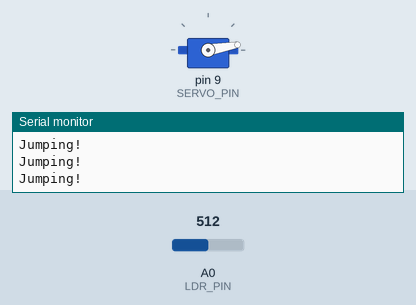
Recording of a sketch running on a simulated Arduino Uno, built with avr-gcc and run on an emulated ATmega328P. On the bench: servo, the last lines printed to the serial monitor. The inputs (shaded band) are chosen by the test bench; at power-on: A0 (LDR_PIN) = 512.

Above: at 1.2 s.
1.3 s: A0 (LDR_PIN) set to 400
At 3.9 s:
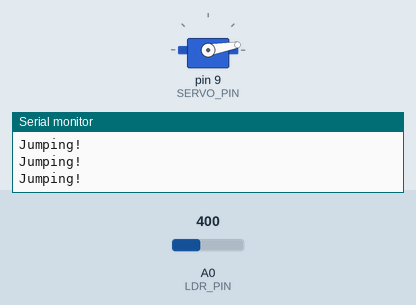
4.3 s: A0 (LDR_PIN) set to 447
5.8 s: A0 (LDR_PIN) set to 469
At 6.02 s:
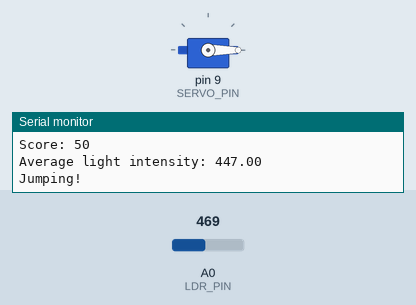
Timing chart, 0 to 14.8 s (numbered marks = the images above; inputs shaded):
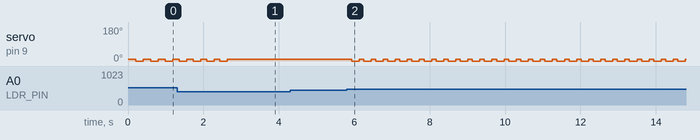

The sketch:

Dino_Game_basic.ino
```cpp
#include <Servo.h>

// --- Constants ---
const int SERVO_START_POS = 10;           // Servo resting position
const int SERVO_ACTUATE_POS = 0;          // Servo jump position
const int SERVO_PIN = 9;                  // Servo control pin
const float DINO_ACCELERATION = 0.001;    // pixels/ms^2 (found online)
const float DINO_INITIAL_SPEED = 6.0;     // pixels/ms (found online)
const int DINO_OBSTACLE_DISTANCE = 1200;  // pixels (estimated distance to obstacle, depends on LDR placement)
const int MIN_JUMP_DELAY_MS = 120;        // Minimum jump delay to avoid negative/too-short delays
const int TAP_HOLD_MS = 200;              // Time to hold servo in jump position

const int LDR_PIN = A0;                   // LDR analog pin
const float LDR_LIGHT_THRESHOLD = 410.0;  // Threshold for light scene
const float LDR_DARK_THRESHOLD = 460.0;   // Threshold for dark scene
const int LDR_AVG_SAMPLES = 50;           // Number of samples for averaging

const int SERIAL_BAUD = 9600;             // Serial baud rate
const unsigned long FIRST_CACTUS_JUMP = 1;// First jump to start timing
const int SCORE_UPDATE_STEP = 50;         // Print score every 50 points
const int SCENE_CHANGE_DELAY_MS = 500;    // Delay for scene change
const int SCORE_TIME_OFFSET = 35;         // Offset for score timing
const int SCORE_DIVISOR = 100;            // Divisor for score calculation

// --- Global Variables ---
Servo myservo;
float ldrValue;
int jumpCount = 0;
bool shouldJump = false;                   // Flag for jump action
bool isDay = true;                         // Flag for day/night scene
unsigned long firstCactusTime;             // Time when first cactus is detected
bool cactusDetected = false;               // Flag for first cactus detection
int score = 0;                             // Initial score
int lastPrintedScore = -SCORE_UPDATE_STEP; // For reduced serial output
bool sceneChanging = false;                // Prevent tap during scene change

// --- Setup ---
void setup() {
    Serial.begin(SERIAL_BAUD);
    myservo.attach(SERVO_PIN);
    myservo.write(SERVO_START_POS);
}

// --- Main Loop ---
/*
 * First update score (to ensure accurate scene changes),
 * then handle any scene changes based on the score, read the
 * LDR value, print status if needed, and finally check
 * and handle jump actions based on the LDR reading and scene.
*/
void loop() {
    updateScore();
    handleSceneChange();
    ldrValue = getAverageLDR(LDR_AVG_SAMPLES);
    printStatus();
    checkAndHandleJump();
}

// --- Update Score ---
/*
 * This function updates the player's score based on the time elapsed
 * since the first cactus detection, plus a small offset to account for
 * the delay between detection and arrival at the dinosaur. Note that
 * the first cactus always reaches the dinosaur after 4.2 seconds, so
 * the score at that point should be 42.
 */
void updateScore() {
    if (cactusDetected) {
        unsigned long elapsedTime = millis() - firstCactusTime + SCORE_TIME_OFFSET;
        score = elapsedTime / SCORE_DIVISOR;
    }
}

// --- Handle Scene Change ---
/*
 * This function manages the transition between day and night scenes
 * based on the player's score. The first scene change occurs at
 * 700 points, switching to night. Subsequent changes occur every
 * 500 points for day to night, and 200 points for night to day. A delay
 * is introduced to prevent rapid toggling, while a sceneChanging flag
 * is used to prevent actions during the transition.
 */
void handleSceneChange() {
    static int lastSceneChangeScore = 0;
    static bool firstSceneChangeDone = false;
    if (!firstSceneChangeDone && score >= 700) {
        sceneChanging = true;
        delay(SCENE_CHANGE_DELAY_MS);
        isDay = false;
        lastSceneChangeScore = score;
        sceneChanging = false;
        firstSceneChangeDone = true;
        Serial.println("Switched to night (first change)");
    } else if (firstSceneChangeDone) {
        if (!isDay && (score - lastSceneChangeScore) >= 200) {
            sceneChanging = true;
            delay(SCENE_CHANGE_DELAY_MS);
            isDay = true;
            lastSceneChangeScore = score;
            sceneChanging = false;
            Serial.println("Switched to day");
        } else if (isDay && (score - lastSceneChangeScore) >= 500) {
            sceneChanging = true;
            delay(SCENE_CHANGE_DELAY_MS);
            isDay = false;
            lastSceneChangeScore = score;
            sceneChanging = false;
            Serial.println("Switched to night");
        }
    }
}

// --- Get Average LDR Value ---
/*
 * This function calculates the average value of the LDR readings
 * over a specified number of samples using a moving average filter.
 * Note: this was an idea I came across online, but didn't get the chance
 * to fully implement or test in this project. Thought it was a neat idea.
 */
float getAverageLDR(int samples) {
    static int readings[LDR_AVG_SAMPLES]; // buffer for moving average, size can be adjusted
    static int index = 0;
    static int count = 0;
    int reading = analogRead(LDR_PIN);
    readings[index] = reading;
    index = (index + 1) % samples;
    if (count < samples) count++;
    long sum = 0;
    for (int i = 0; i < count; i++) {
        sum += readings[i];
    }
    return (float)sum / count;
}

// --- Print Status (Reduced Output) ---
/*
 * This function prints the current score and average LDR value
 * to the serial monitor only when the score has changed by a
 * significant step (SCORE_UPDATE_STEP) to reduce output volume.
 */
void printStatus() {
    if (score - lastPrintedScore >= SCORE_UPDATE_STEP) {
        Serial.print("Score: ");
        Serial.println(score);
        Serial.print("Average light intensity: ");
        Serial.println(ldrValue);
        lastPrintedScore = score;
    }
}

// --- Jump Logic ---
/*
 * This function checks if the dinosaur should jump based on the
 * current scene and LDR value. If a jump is needed and no scene
 * change is occurring, it calculates the appropriate delay based
 * on the dinosaur's speed and distance to the obstacle, then
 * performs the jump action.
 */
void checkAndHandleJump() {
    shouldJump = isDay ? (ldrValue >= LDR_DARK_THRESHOLD) : (ldrValue <= LDR_LIGHT_THRESHOLD);
    if (shouldJump && !sceneChanging) {
        Serial.println("Jumping!");
        int jumpDelay = calculateJumpDelay();
        delay(jumpDelay);
        tap();
        jumpCount++;
        recordFirstCactus();
    }
}

/*
 * This function calculates the delay before the dinosaur jumps
 * based on its current speed and the distance to the obstacle.
 */
int calculateJumpDelay() {
    unsigned long elapsedTime = millis() - firstCactusTime;
    if (elapsedTime < 0) elapsedTime = 0; // Prevent negative elapsed time
    float currentSpeed = DINO_INITIAL_SPEED + DINO_ACCELERATION * elapsedTime;
    int jumpDelay = (int)(DINO_OBSTACLE_DISTANCE / currentSpeed);
    if (jumpDelay < MIN_JUMP_DELAY_MS) jumpDelay = MIN_JUMP_DELAY_MS;
    return jumpDelay;
}

/*
 * This function performs the tap action to make the dinosaur jump.
 */
void tap() {
    myservo.write(SERVO_ACTUATE_POS); // Move servo to jump position
    delay(TAP_HOLD_MS);               // Hold position briefly
    myservo.write(SERVO_START_POS);   // Return to start position
}

/*
 * This function records the time when the first cactus is detected,
 * which is indicated by the first jump action. This time is used
 * to calculate the score based on elapsed time since this event.
 */
void recordFirstCactus() {
    if (!cactusDetected && jumpCount >= FIRST_CACTUS_JUMP) {
        firstCactusTime = millis() - SCORE_TIME_OFFSET;
        cactusDetected = true;
        Serial.print("First cactus detected, beginning timing: ");
        Serial.println(firstCactusTime);
    }
}
```

Measured:
- the behaviour switches between 459 and 460 on A0 (LDR_PIN) (found by bisection; images 1 and 2)
- after the input at 1.3 s, servo on pin 9 (SERVO_PIN): goes on until 2.6 s, then stays 10°
- after the input at 5.8 s, servo on pin 9 (SERVO_PIN): alternates 10° for 0.12 s and 0° for 0.20 s, starting after 0.13 s
- by itself, servo on pin 9 (SERVO_PIN): alternates 10° for 0.19 s and 0° for 0.20 s
